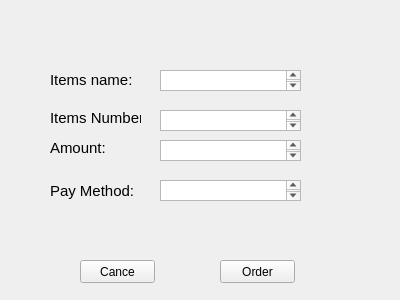
<?xml version="1.0" encoding="UTF-8"?>
<ui version="4.0">
 <class>Form</class>
 <widget class="QWidget" name="Form">
  <property name="geometry">
   <rect>
    <x>0</x>
    <y>0</y>
    <width>400</width>
    <height>300</height>
   </rect>
  </property>
  <property name="windowTitle">
   <string>Form</string>
  </property>
  <widget class="QTextEdit" name="itName">
   <property name="geometry">
    <rect>
     <x>160</x>
     <y>70</y>
     <width>141</width>
     <height>21</height>
    </rect>
   </property>
  </widget>
  <widget class="QLabel" name="label">
   <property name="geometry">
    <rect>
     <x>50</x>
     <y>70</y>
     <width>101</width>
     <height>20</height>
    </rect>
   </property>
   <property name="font">
    <font>
     <family>Arial</family>
     <pointsize>11</pointsize>
    </font>
   </property>
   <property name="text">
    <string>Items name:</string>
   </property>
  </widget>
  <widget class="QLabel" name="label_2">
   <property name="geometry">
    <rect>
     <x>50</x>
     <y>140</y>
     <width>111</width>
     <height>16</height>
    </rect>
   </property>
   <property name="font">
    <font>
     <family>Arial</family>
     <pointsize>11</pointsize>
    </font>
   </property>
   <property name="text">
    <string>Amount:</string>
   </property>
  </widget>
  <widget class="QTextEdit" name="itAmount">
   <property name="geometry">
    <rect>
     <x>160</x>
     <y>140</y>
     <width>141</width>
     <height>21</height>
    </rect>
   </property>
  </widget>
  <widget class="QLabel" name="label_3">
   <property name="geometry">
    <rect>
     <x>50</x>
     <y>180</y>
     <width>91</width>
     <height>21</height>
    </rect>
   </property>
   <property name="font">
    <font>
     <family>Arial</family>
     <pointsize>11</pointsize>
    </font>
   </property>
   <property name="text">
    <string>Pay Method:</string>
   </property>
  </widget>
  <widget class="QLabel" name="label_4">
   <property name="geometry">
    <rect>
     <x>50</x>
     <y>110</y>
     <width>91</width>
     <height>16</height>
    </rect>
   </property>
   <property name="font">
    <font>
     <family>Arial</family>
     <pointsize>11</pointsize>
    </font>
   </property>
   <property name="text">
    <string>Items Number:</string>
   </property>
  </widget>
  <widget class="QTextEdit" name="itNumber">
   <property name="geometry">
    <rect>
     <x>160</x>
     <y>110</y>
     <width>141</width>
     <height>21</height>
    </rect>
   </property>
  </widget>
  <widget class="QTextEdit" name="itPayMethod">
   <property name="geometry">
    <rect>
     <x>160</x>
     <y>180</y>
     <width>141</width>
     <height>21</height>
    </rect>
   </property>
  </widget>
  <widget class="QPushButton" name="itOrder">
   <property name="geometry">
    <rect>
     <x>220</x>
     <y>260</y>
     <width>75</width>
     <height>23</height>
    </rect>
   </property>
   <property name="text">
    <string>Order</string>
   </property>
  </widget>
  <widget class="QPushButton" name="itCancel">
   <property name="geometry">
    <rect>
     <x>80</x>
     <y>260</y>
     <width>75</width>
     <height>23</height>
    </rect>
   </property>
   <property name="text">
    <string>Cance</string>
   </property>
  </widget>
 </widget>
 <resources/>
 <connections/>
</ui>
